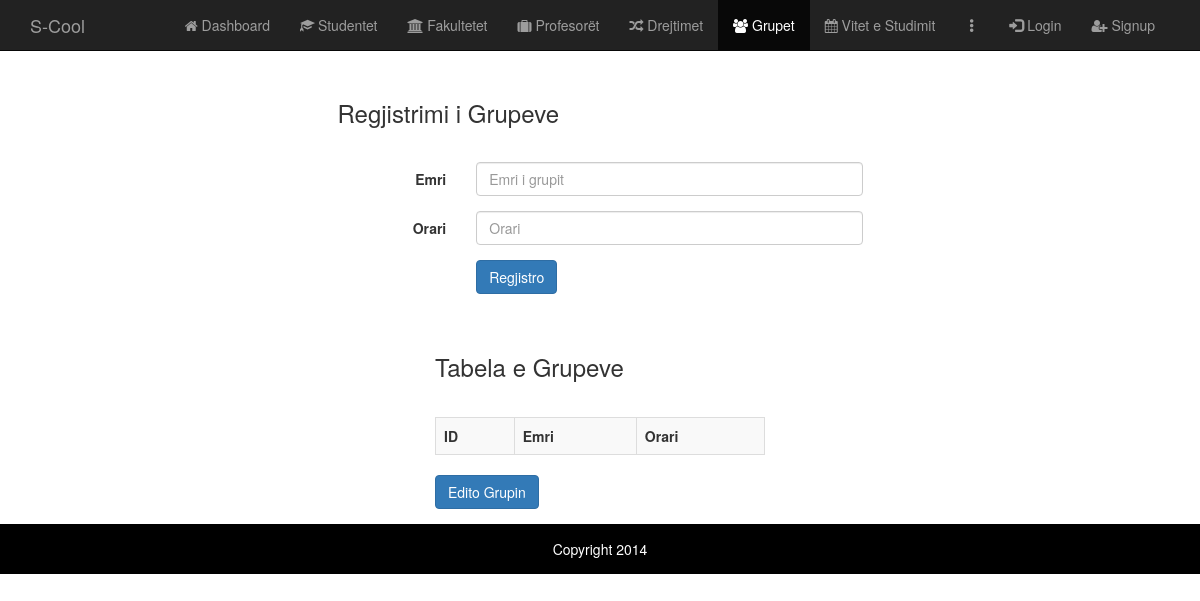
/WebContent/adminPage/grupet.php, run on an earlier commit of the app's database.
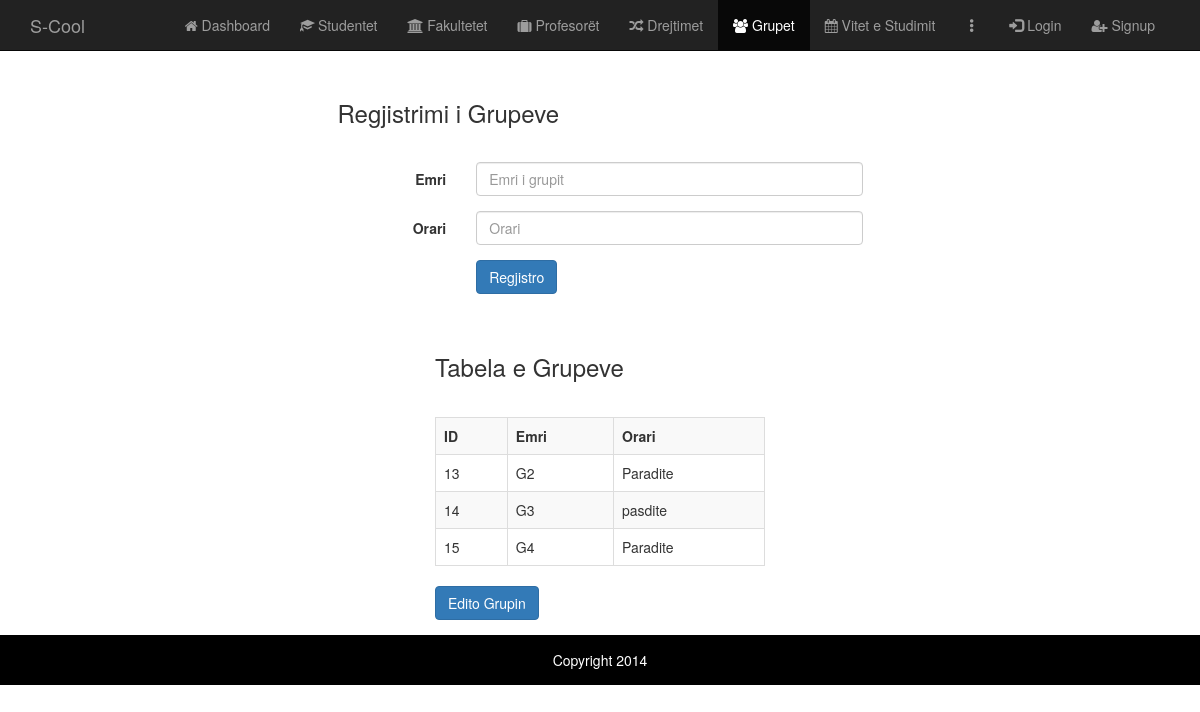
And on a later commit of the database.
### tables this page shows
CREATE TABLE `grupi` (
  `ID` int(11) NOT NULL,
  `Emri_g` varchar(20) NOT NULL,
  `Orari_Kohes` varchar(20) NOT NULL,
  `FK_Drejtimi` int(11) DEFAULT NULL,
  `FK_Profi` int(11) DEFAULT NULL,
  `FK_viti` int(11) DEFAULT NULL
);

### BL/Grupi.php (the view, shortened to what this page needs)
<?php
class Grupi {
    public function selectAll()
    {
        $sqlConnection = new SQLConnection();
        $con = $sqlConnection->connection();
        $sql = "SELECT * FROM Grupi";
        $result = mysqli_query($con, $sql);
        if(mysqli_num_rows($result) > 0)
        {
            while($row = mysqli_fetch_assoc($result))
            {
                echo "<tr onclick='indeksiReshtit(this)'><td>".$row['ID']."</td>"
                        . "<td>".$row['Emri_g']."</td>"
                        . "<td>".$row['Orari_Kohes']."</td></tr>";
            }
        }
    }
}

What changed in the data, as far as the page shows it:
added grupi: ID "13", Emri_g "G2", Orari_Kohes "Paradite"
added grupi: ID "14", Emri_g "G3", Orari_Kohes "pasdite"
added grupi: ID "15", Emri_g "G4", Orari_Kohes "Paradite"
